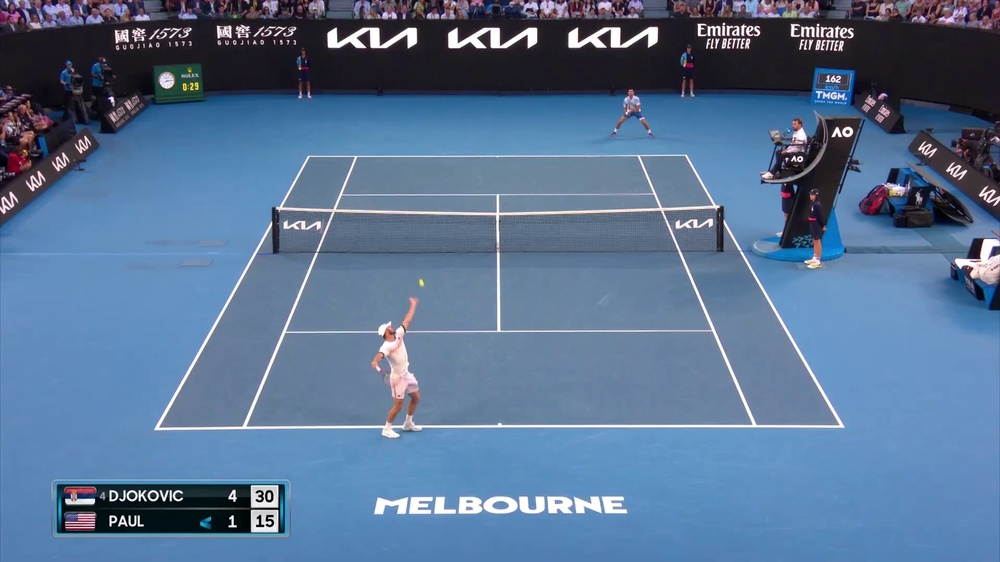
#> input picture photos/court_detection.jpg, 1000 x 562 px, shrunk from 1920 x 1080 before the run, found by its file name
$ python court_line_detection.py
#> lines starting #> are read from the running program, lines starting #| are printed output that depends on the picture
#> further down, image is the input picture: shape (562, 1000, 3); mean R, G, B 88.7, 115, 147.4
import matplotlib.pyplot as plt
import matplotlib.image as mpimg
import numpy as np
import cv2
import math


def region_of_interest(img, vertices):
    mask = np.zeros_like(img)
    match_mask_color = 255
    cv2.fillPoly(mask, vertices, match_mask_color)
    masked_image = cv2.bitwise_and(img, mask)
    return masked_image


def draw_lines(img, lines, color=[255, 0, 0], thickness=3):
    line_img = np.zeros((img.shape[0], img.shape[1], 3), dtype=np.uint8)
    img = np.copy(img)
    if lines is None:
        return
    for line in lines:
        for x1, y1, x2, y2 in line:
            cv2.line(line_img, (x1, y1), (x2, y2), color, thickness)
    img = cv2.addWeighted(img, 0.8, line_img, 1.0, 0.0)
    return img


def pipeline(image):
    """
    An image processing pipeline which will output
    an image with the lane lines annotated.
    """
    height = image.shape[0]
#> height = 562
    width = image.shape[1]
#> width = 1000
    region_of_interest_vertices = [
        (0, height),
        (width / 2, height / 2),
        (width, height),
    ]
#> region_of_interest_vertices = [(0, 562), (500, 281), (1000, 562)]
    gray_image = cv2.cvtColor(image, cv2.COLOR_RGB2GRAY)
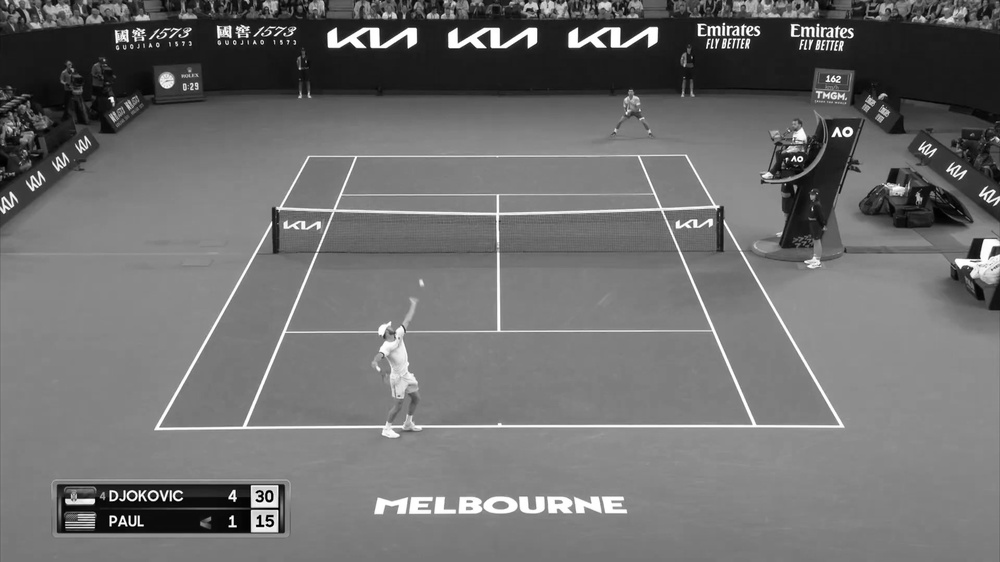
#> gray_image: shape (562, 1000); min 0, max 255, mean 110.9
    cannyed_image = cv2.Canny(gray_image, 100, 200)
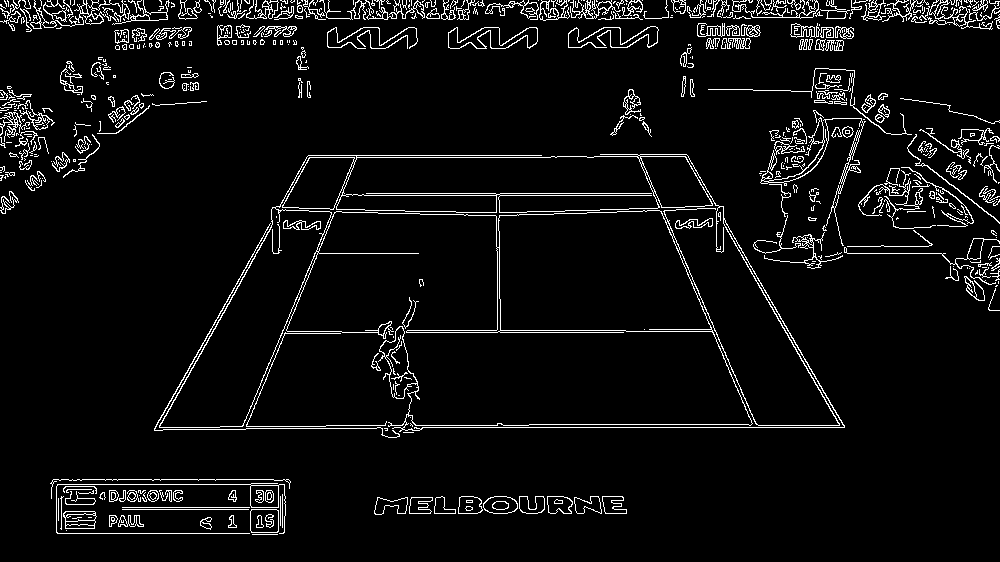
#> cannyed_image: shape (562, 1000); 5.4% white in thin lines or dots

    cropped_image = cannyed_image
    # cropped_image = region_of_interest(
    #     cannyed_image,
    #     np.array(
    #         [region_of_interest_vertices],
    #         np.int32
    #     ),
    # )

    lines = cv2.HoughLinesP(
        cropped_image,
        rho=6,
        theta=np.pi / 60,
        threshold=160,
        lines=np.array([]),
        minLineLength=40,
        maxLineGap=25,
    )
#> lines = 572 rows, first 6: [4, 14, 999, 14], [1, 6, 328, 6], [523, 0, 989, 0], [155, 427, 219, 427], [863, 19, 999, 19], [527, 16, 752, 16]

    left_line_x = []
    left_line_y = []
    right_line_x = []
    right_line_y = []

    for line in lines:
        for x1, y1, x2, y2 in line:
            slope = (y2 - y1) / (x2 - x1)
            if math.fabs(slope) < 0.5:
                continue
            if slope <= 0:
                left_line_x.extend([x1, x2])
                left_line_y.extend([y1, y2])
            else:
                right_line_x.extend([x1, x2])
                right_line_y.extend([y1, y2])
#> this loop made 572 passes
#> after the loop, left_line_x = 224 values, max 989 at index 23, min 0 at index 114, mean 458.5; left_line_y = 224 values, max 534 at index 176, min 0 at index 107, mean 256.7; right_line_x = 46 values, max 978 at index 35, min 1 at index 6, mean 568.1; right_line_y = 46 values, max 430 at index 21, min 1 at index 8, mean 231.6
    min_y = int(image.shape[0] * (3 / 5))
#> min_y = 337
    max_y = int(image.shape[0])
#> max_y = 562
    poly_left = np.poly1d(np.polyfit(left_line_y, left_line_x, deg=1))

    left_x_start = int(poly_left(max_y))
#> left_x_start = 111
    left_x_end = int(poly_left(min_y))
#> left_x_end = 367

    poly_right = np.poly1d(np.polyfit(right_line_y, right_line_x, deg=1))

    right_x_start = int(poly_right(max_y))
#> right_x_start = 696
    right_x_end = int(poly_right(min_y))
#> right_x_end = 609
    line_image = draw_lines(
        image,
        [
            [
                [left_x_start, max_y, left_x_end, min_y],
                [right_x_start, max_y, right_x_end, min_y],
            ]
        ],
        thickness=5,
    )
#> after the loop in draw_lines, `for line in lines:`:
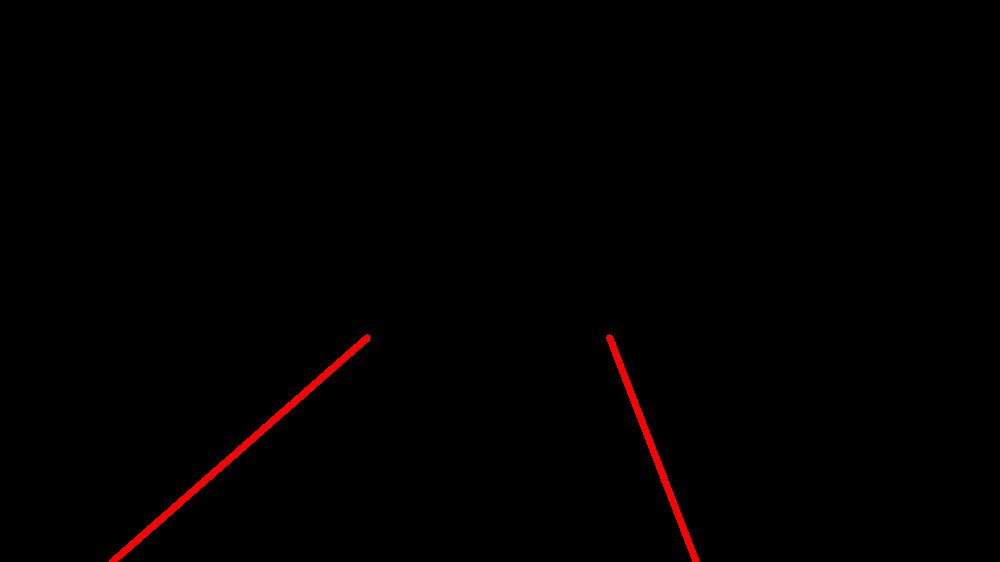
#> line_img: shape (562, 1000, 3); mean of channels 0, 1, 2 1.9, 0, 0; drawn as R, G, B
#> in draw_lines, `img = cv2.addWeighted(img, 0.8, line_img, 1.0, 0.0)`:
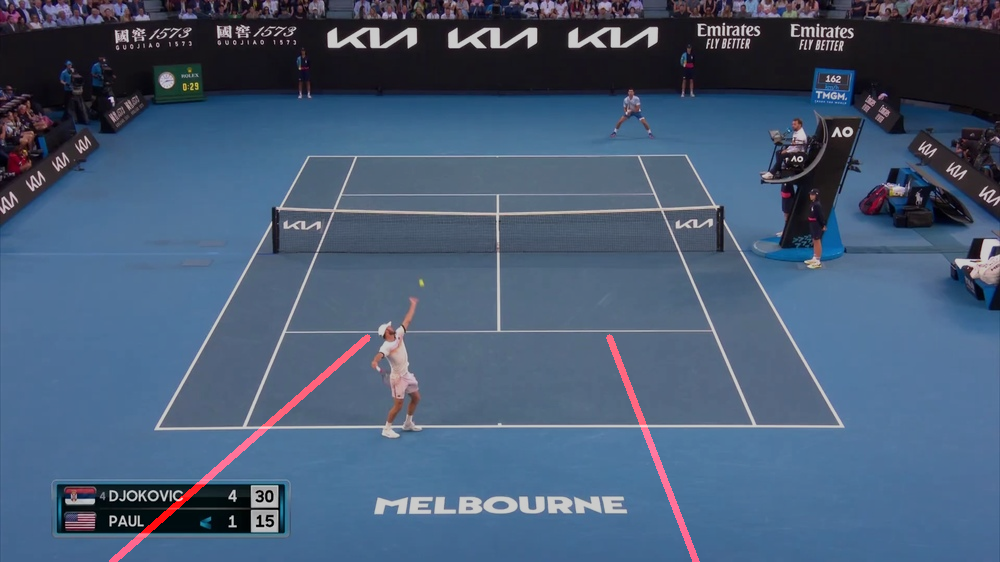
#> img: shape (562, 1000, 3); mean R, G, B 72.3, 92, 118
    return line_image


image = mpimg.imread("photos/court_detection.jpg")
new_image = pipeline(image)
plt.figure()
plt.imshow(new_image)
plt.show()
